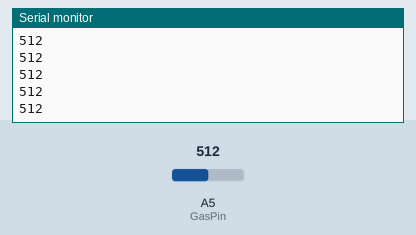
Bench run of a sketch on a simulated Arduino Uno, built with avr-gcc and run on an emulated ATmega328P. Parts: the last lines printed to the serial monitor. Inputs (shaded band) come from the test bench; at power-on: A5 (GasPin) = 512.

Above: at 1.2 s.
1.3 s: A5 (GasPin) set to 716
At 1.31 s:
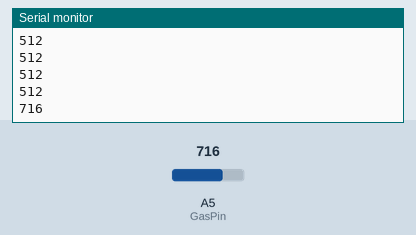
2.8 s: A5 (GasPin) set to 900
At 2.81 s:
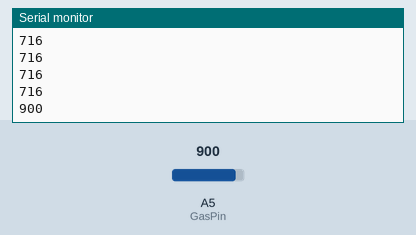
Timing chart, 0 to 5.8 s (numbered marks = the images above; inputs shaded):
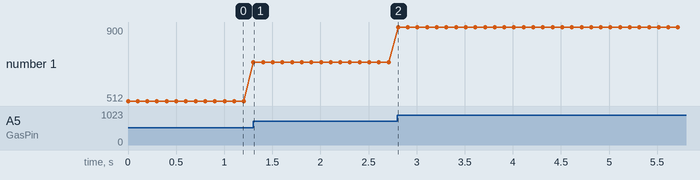

The sketch:

mq7.c.ino
```cpp
int GasPin = A5; //가스 센서 아날로그 5번핀 연결

void setup() {
  pinMode(GasPin, INPUT); //가스 센서를 입력으로 설정
  Serial.begin(9600);// 통신 속도 9600bps로 시리얼 통신 시작
}

void loop() {
  Serial.println(analogRead(GasPin)); //가스 센서로 부터 아날로그 값을 읽어온 뒤 시리얼 모니터에 센서 값을 출력

  delay(100);
}
```

Measured:
- after the input at 1.3 s, the serial monitor: prints a new line at once (image 1)
- after the input at 2.8 s, the serial monitor: prints a new line at once (image 2)
- plotted number 1: 512 → 716 after the input at 1.3 s, 716 → 900 after the input at 2.8 s
